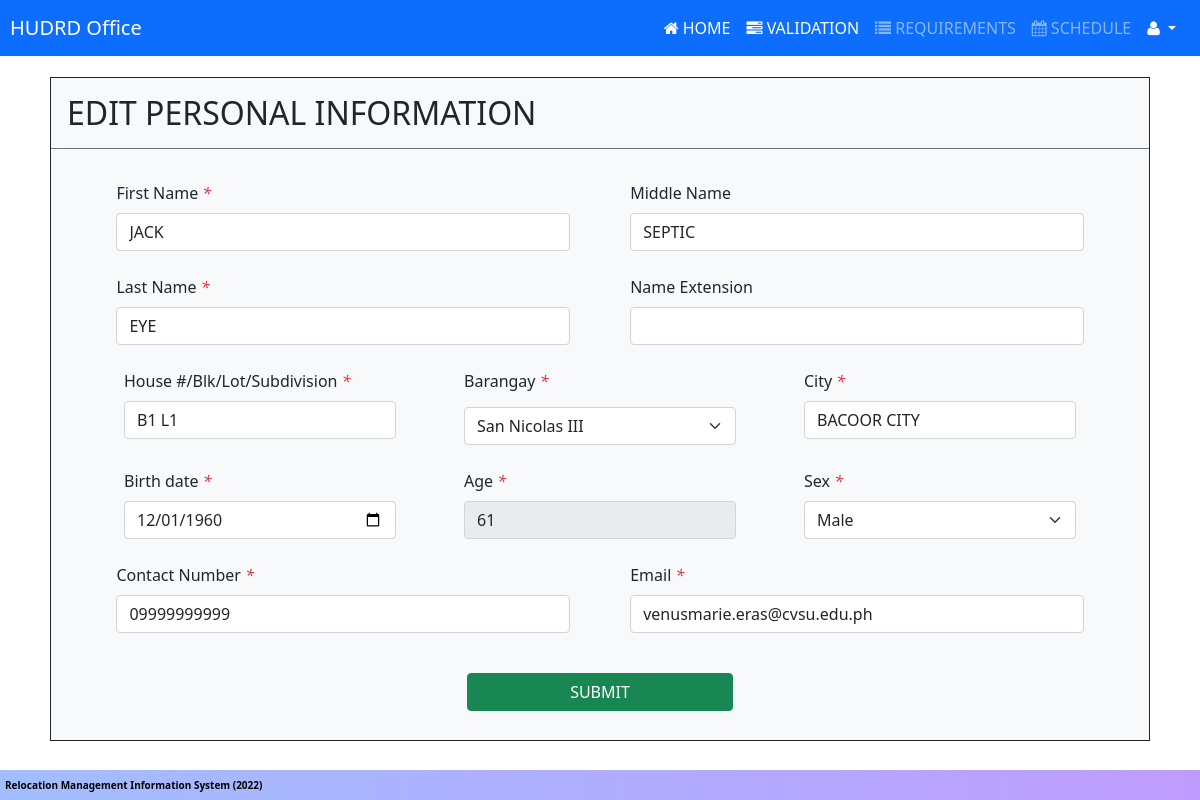
Screenshot of /userData/isf/isf-personal-info.php (signed in) with the database file from the repository.
### tables this page shows
CREATE TABLE `tbl_accounts` (
  `acc_id` int(11) NOT NULL AUTO_INCREMENT,
  `user_name` varchar(100) NOT NULL,
  `password` varchar(100) NOT NULL,
  `user_id` int(11) NOT NULL,
  PRIMARY KEY (`acc_id`),
  KEY `fk_acc_user_id` (`user_id`),
  CONSTRAINT `fk_acc_user_id` FOREIGN KEY (`user_id`) REFERENCES `tbl_users` (`user_id`) ON DELETE CASCADE ON UPDATE CASCADE
);

CREATE TABLE `tbl_users` (
  `user_id` int(11) NOT NULL AUTO_INCREMENT,
  `fname` varchar(100) NOT NULL,
  `mname` varchar(100) NOT NULL,
  `lname` varchar(100) NOT NULL,
  `ename` varchar(50) NOT NULL,
  `detailed_add` varchar(100) NOT NULL,
  `barangay` varchar(100) NOT NULL,
  `city` varchar(100) NOT NULL,
  `gender` varchar(255) NOT NULL,
  `age` int(11) NOT NULL,
  `bday` date NOT NULL,
  `contact_no` varchar(50) NOT NULL,
  `email` varchar(100) NOT NULL,
  `resetCode` varchar(10) NOT NULL,
  `user_type` varchar(50) NOT NULL,
  PRIMARY KEY (`user_id`)
);

### userData/isf/isf-personal-info.php (the view, shortened to what this page needs)
<?php include "../../includes/isf-header.php";
?>
<?php
$username = $_SESSION['username'];
require_once '../../includes/conn.php';
$query = $conn->query("SELECT tbl_users.user_id,tbl_users.fname,tbl_users.mname,tbl_users.lname,tbl_users.ename,tbl_users.detailed_add,tbl_users.barangay,tbl_users.city,tbl_users.gender,tbl_users.bday,tbl_users.age,tbl_users.contact_no,tbl_users.email,tbl_users.user_type,tbl_accounts.user_name FROM tbl_users INNER JOIN tbl_accounts ON tbl_users.user_id = tbl_accounts.user_id WHERE tbl_accounts.user_name = '$username'");
if (mysqli_num_rows($query) > 0) {
    while ($row = mysqli_fetch_array($query)) :
?>
<form action="../../php_actions/edit-personal-info.php" method="POST">
    <div class="col-lg-11 bg-light col-11 mb-2 mt-2 border border-1 border-dark ms-auto me-auto"
        style="min-height: 83vh; ">
        <h2 class="p-3 border border-start-0 border-end-0 border-top-0 border-bottom border-1 border-secondary">
            EDIT PERSONAL INFORMATION</h2>
        <br>
        <div class=" justify-content-evenly form-row text-start">
            <div class="form-group col-5 ">
                <label class=" form-label" for="">First Name <i class="text-danger">*</i></label>
                <input class="form-control" required name="fname" type="text" value="<?php echo $row['fname'] ?>">
            </div>
            <div class="form-group col-5 ">
                <label class=" form-label" for="">Middle Name</label>
                <input class="form-control" name="mname" type="text" value="<?php echo $row['mname'] ?>">
            </div>
        </div>
        <br>
        <div class=" justify-content-evenly form-row text-start">
            <div class="form-group col-5 ">
                <label class=" form-label" for="">Last Name <i class="text-danger">*</i></label>
                <input class="form-control" required name="lname" type="text" value="<?php echo $row['lname'] ?>">
            </div>
            <div class="form-group col-5 ">
                <label class=" form-label" for="">Name Extension</label>
                <input class="form-control" name="ename" type="text" value="<?php echo $row['ename'] ?>">
            </div>
        </div>
        <br>
        <div class="form-row justify-content-evenly text-start">
            <div class="form-group col-3 ">
                <label class=" form-label" for="">House #/Blk/Lot/Subdivision <i
                        class="text-danger">*</i></label></label>
                <input class="form-control" required name="detailed_add" type="text"
                    value="<?php echo $row['detailed_add'] ?>">
            </div>
            <div class="form-group col-3 ">
                <label style="overflow: hidden;" class=" form-label" for="">Barangay <i
                        class="text-danger">*</i></label></label>
                <select class="form-control form-select " required name="barangay" id="">
                    <option <?php if ($row['barangay'] == "SAN NICOLAS III") {
                                        echo "selected";
                                    } ?> value="San Nicolas III">San Nicolas III</option>
                </select>
            </div>
            <div class="form-group col-3 ">
                <label class=" form-label" for="">City <i class="text-danger">*</i></label>
                <input class="form-control" required name="city" type="text" value="<?php echo $row['city'] ?>">
            </div>
        </div>
        <br>
        <div class="form-row justify-content-evenly text-start">
            <div class="form-group col-3 ">
                <label class=" form-label" for="">Birth date <i class="text-danger">*</i></label>
                <input class="form-control" required onchange="fnCalculateAge();" id="bday" name="bday" type="date"
                    value="<?php echo $row['bday'] ?>">
            </div>
            <div class="form-group col-3 ">
                <label class=" form-label" for="">Age <i class="text-danger">*</i></label>
                <input class="form-control" readonly id="ageTotal" name="age" type="number"
                    value="<?php echo $row['age'] ?>">
            </div>
            <div class="form-group col-3 ">
                <label class=" form-label" for="">Sex <i class="text-danger">*</i></label>
                <select class="form-control form-select" required name="gender" id="" required>
                    <option <?php if ($row['gender'] == "Male") {
                                        echo "selected";
                                    } ?> value="Male">Male</option>
                </select>
            </div>
        </div>
        <br>
        <div class="form-row justify-content-evenly text-start">
            <div class="form-group col-5 ">
                <label class=" form-label" for="">Contact Number <i class="text-danger">*</i></label>
                <input class="form-control" required pattern="^(09|\+639)\d{9}$"
                    title="Number must start with 09/+639 followed by 9 digits" name="contact_no" type="text"
                    value="<?php echo $row['contact_no'] ?>">
            </div>
            <div class="form-group col-5 ">
                <label class=" form-label" for="">Email <i class="text-danger">*</i></label>
                <input class="form-control" required name="email" type="text" value="<?php echo $row['email'] ?>">
            </div>
        </div>
        <br>
        <div class="text-center m-3">
            <input type="submit" class="col-lg-3 btn btn-success col-3 " name="submitIsfEdit" value="SUBMIT">
        </div>
    </div>
    <?php
    endwhile;
}
    ?>
</form>
<?php include "../../includes/footer.php" ?>

### css/navAndFoot.css (style rules this page uses)
body { font-family: "Franklin Gothic Medium", "Arial Narrow", Arial, sans-serif; height: auto; padding-top: 4.3rem; padding-bottom: 2.5rem; }

### css/header.css (style rules this page uses)
.form-group { margin-bottom: 1 rem; }
.form-row { display: flex; flex-wrap: wrap; margin-right: 5px; margin-left: 5px; }

### rows the page displays
tbl_accounts: fname "JACK", mname "SEPTIC", lname "EYE", detailed_add "B1 L1", city "BACOOR CITY", bday "12/01/1960", age "61", contact_no "09999999999", email "venusmarie.eras@cvsu.edu.ph"
